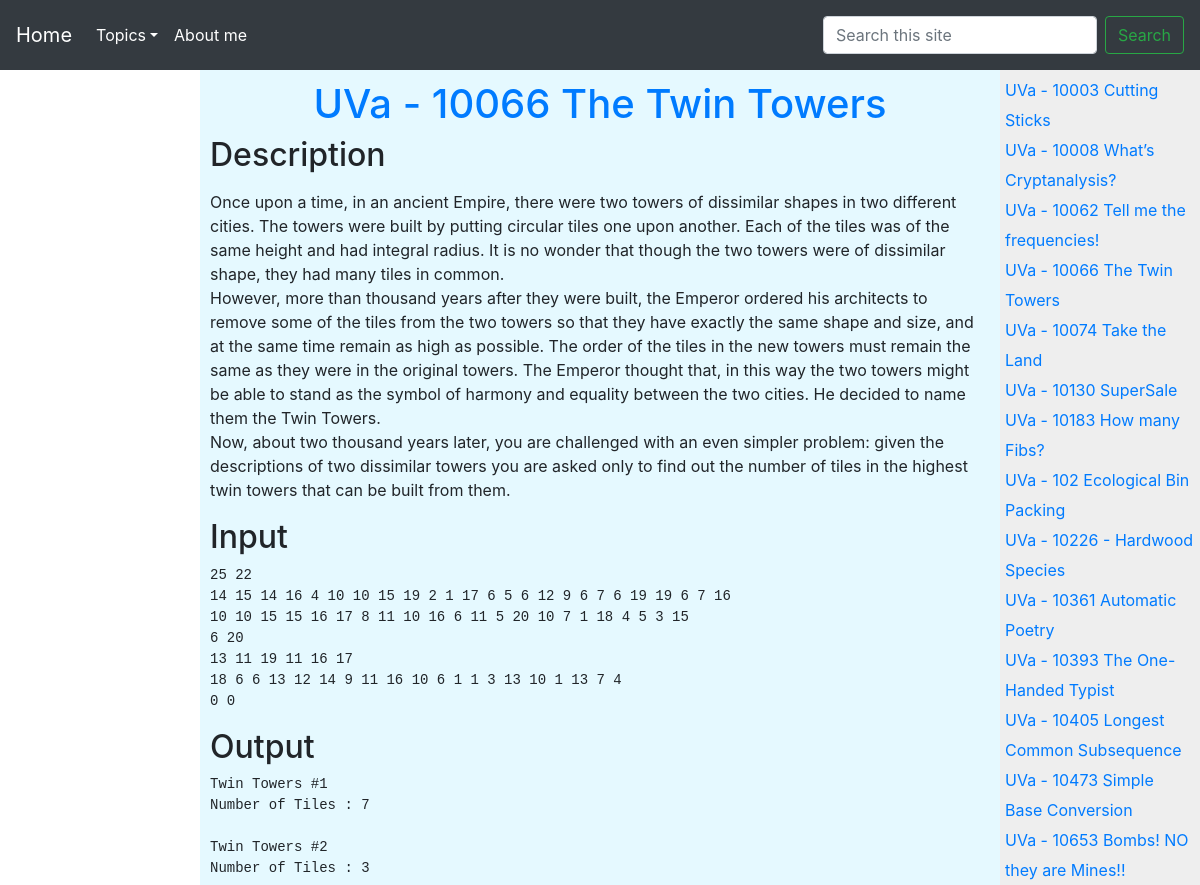
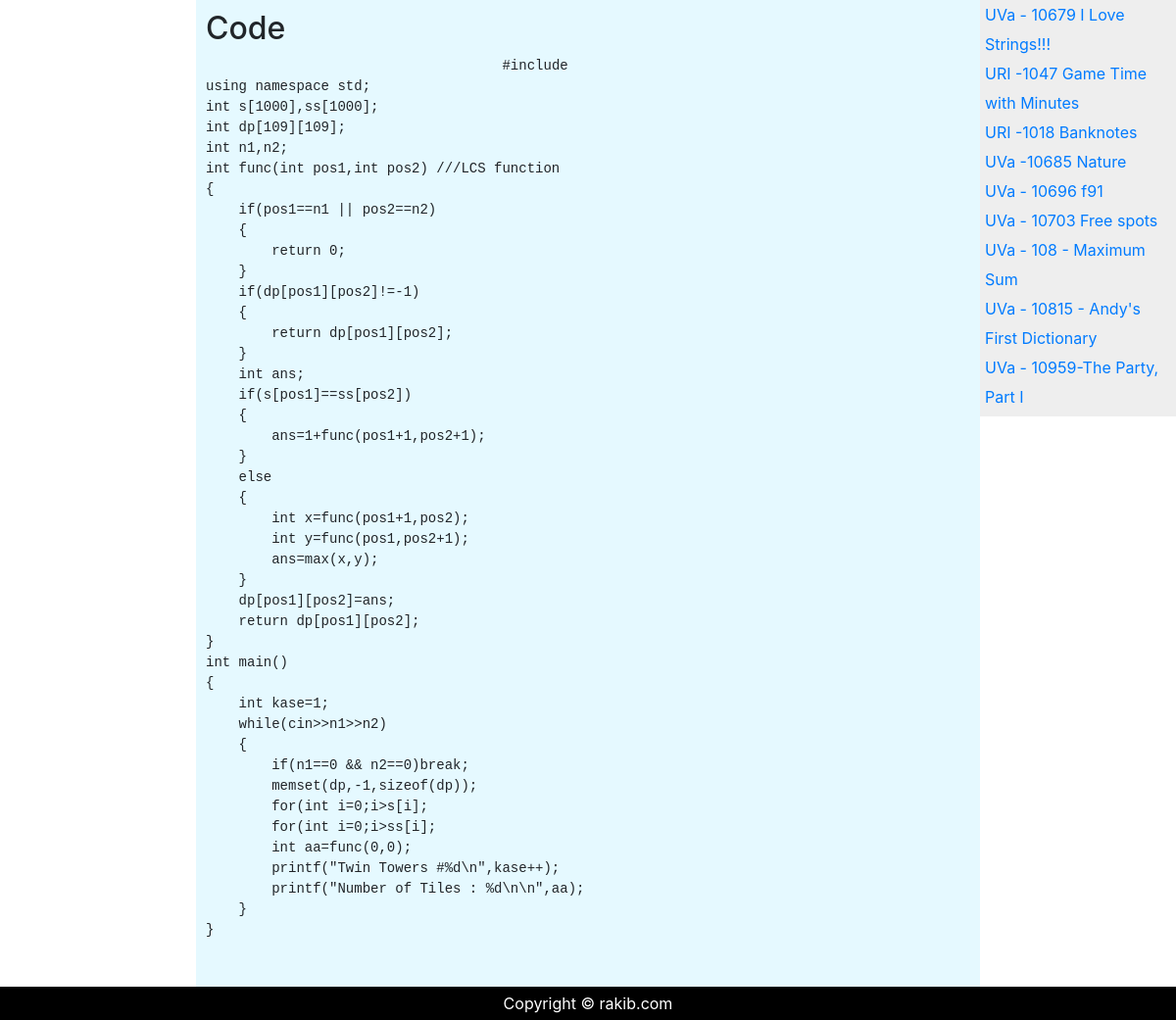
/acm/10066-the-twin-towers, run on the app's committed database (2 pictures, top to bottom).
### blog/models.py (models this page shows)
class UvaSolve(models.Model):
    title = models.CharField(max_length=100)
    slug = models.SlugField(max_length=100, unique=True, blank=True)
    url_txt = models.URLField(max_length=100)
    description = models.TextField()
    critical_input = models.TextField()
    critical_output = models.TextField()
    code_txt = models.TextField()
    def get_absolute_url(self):
        return reverse(viewname="acm_codes", kwargs={'slug': self.slug})
    def __str__(self):
        return self.title

### blog/views.py (the view)
# urls.py: path('acm/<slug:slug>', views.AcmCodesView.as_view(), name='acm_codes'),
class AcmCodesView(DetailView):
    template_name = "codes.html"
    model = UvaSolve
    def get_queryset(self):
        return UvaSolve.objects.all()
    def gets_slug_field(self):
        return UvaSolve.objects.filter(slug=self.kwargs['slug'])
    def get_context_data(self, **kwargs):
        context = super(AcmCodesView, self).get_context_data(**kwargs)
        context = {"detail": self.gets_slug_field(), "data": self.get_queryset()}
        print(context["detail"])
        return context

### blog/templates/codes.html (shortened to what this page needs)
{% extends 'home_base.html' %}
{% block container %}
	<div class="c-nav">
		{% for d in data %}
			<a href="{{ d.get_absolute_url }}">{{ d.title }}</a><br>
		{% endfor %}
	</div>
	{% for d in detail %}
		<div class="c-section">
			<h1 style="text-align: center;"><a href="{{ d.url_txt }}">{{ d.title }}</a></h1>
			<h2 style="text-align: left">Description</h2>
			<p>{{ d.description | linebreaks}}<p>
				<h2 style="text-align: left">Input</h2>
			<pre>{{ d.critical_input | safe }}</pre>
			<h2 style="text-align: left">Output</h2>
		<pre>{{ d.critical_output | safe }}</pre>
		<h2 style="text-align: left">Code</h2>
		{% load pygmentify %}
		{% pygment %}
		            <pre lang='c'>
			            {{ d.code_txt | safe }}
		</pre>
	{% endpygment %}
</div>
{% endfor %}
<div class="c-footer">
Copyright © rakib.com
</div>
{% endblock %}

### static/CSS/home.css (style rules this page uses)
.c-nav { line-height: 30px; background-color: #eeeeee; height: fit-content; width: 200px; float: right; padding: 5px; }
.c-section { width: 800px; float: left; padding: 10px; margin-left: 200px; background-color: #e5f9ff; }
.c-footer { background-color: black; color: white; clear: both; text-align: center; padding: 5px; }

### data on the page
UvaSolve: title "UVa - 10003 Cutting Sticks"
UvaSolve: title "UVa - 10008 What’s Cryptanalysis?"
UvaSolve: title "UVa - 10062 Tell me the frequencies!"
UvaSolve: title "UVa - 10066 The Twin Towers", description "Once upon a time, in an ancient Empire, there were two towers of dissimilar shapes in two different cities. The towers were built by putting circular tiles one upon another. Each of the tiles was of the same height and had integral radius. It is no wonder that though the two towers were of dissimilar shape, they had many tiles in common. However, more than thousand years after they were built, the Emperor ordered his architects to remove some of the tiles from the two towers so that they have exactly the same shape and size, and at the same time remain as high as possible. The order of the tiles in the new towers must remain the same as they were in the original towers. The Emperor thought…", critical_input "25 22 14 15 14 16 4 10 10 15 19 2 1 17 6 5 6 12 9 6 7 6 19 19 6 7 16 10 10 15 15 16 17 8 11 10 16 6 11 5 20 10 7 1 18 4 5 3 15 6 20 13 11 19 11 16 17 18 6 6 13 12 14 9 11 16 10 6 1 1 3 13 10 1 13 7 4 0 0", critical_output "Twin Towers #1 Number of Tiles : 7 Twin Towers #2 Number of Tiles : 3", code_txt "#include using namespace std; int s[1000],ss[1000]; int dp[109][109]; int n1,n2; int func(int pos1,int pos2) ///LCS function { if(pos1==n1 || pos2==n2) { return 0; } if(dp[pos1][pos2]!=-1) { return dp[pos1][pos2]; } int ans; if(s[pos1]==ss[pos2]) { ans=1+func(pos1+1,pos2+1); } else { int x=func(pos1+1,pos2); int y=func(pos1,pos2+1); ans=max(x,y); } dp[pos1][pos2]=ans; return dp[pos1][pos2]; } int main() { int kase=1; while(cin>>n1>>n2) { if(n1==0 && n2==0)break; memset(dp,-1,sizeof(dp)); for(int i=0;i >s[i]; for(int i=0;i >ss[i]; int aa=func(0,0); printf(\"Twin Towers #%d\\n\",kase++); printf(\"Number of Tiles : %d\\n\\n\",aa); } }"
UvaSolve: title "UVa - 10074 Take the Land"
UvaSolve: title "UVa - 10130 SuperSale"
UvaSolve: title "UVa - 10183 How many Fibs?"
UvaSolve: title "UVa - 102 Ecological Bin Packing"
UvaSolve: title "UVa - 10226 - Hardwood Species"
UvaSolve: title "UVa - 10361 Automatic Poetry"
UvaSolve: title "UVa - 10393 The One-Handed Typist"
UvaSolve: title "UVa - 10405 Longest Common Subsequence"
UvaSolve: title "UVa - 10473 Simple Base Conversion"
UvaSolve: title "UVa - 10653 Bombs! NO they are Mines!!"
UvaSolve: title "UVa - 10679 I Love Strings!!!"
UvaSolve: title "URI -1047 Game Time with Minutes"
UvaSolve: title "URI -1018 Banknotes"
UvaSolve: title "UVa -10685 Nature"
UvaSolve: title "UVa - 10696 f91"
UvaSolve: title "UVa - 10703 Free spots"
UvaSolve: title "UVa - 108 - Maximum Sum"
UvaSolve: title "UVa - 10815 - Andy's First Dictionary"
UvaSolve: title "UVa - 10959-The Party, Part I"
